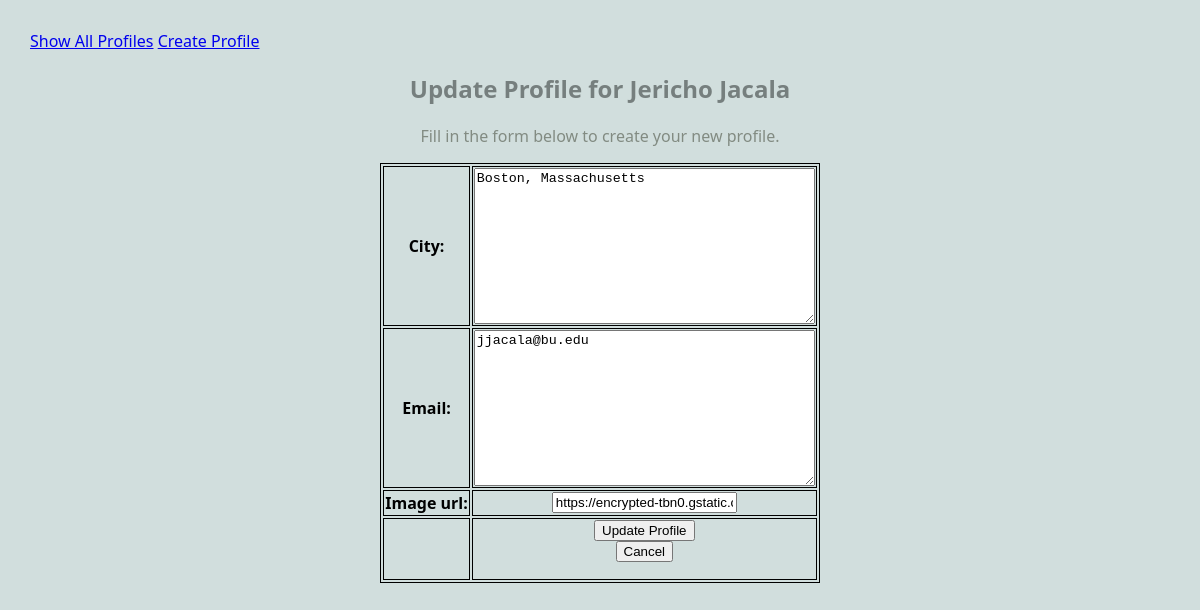
Page /mini_fb/profile/1/update on the earlier database version.
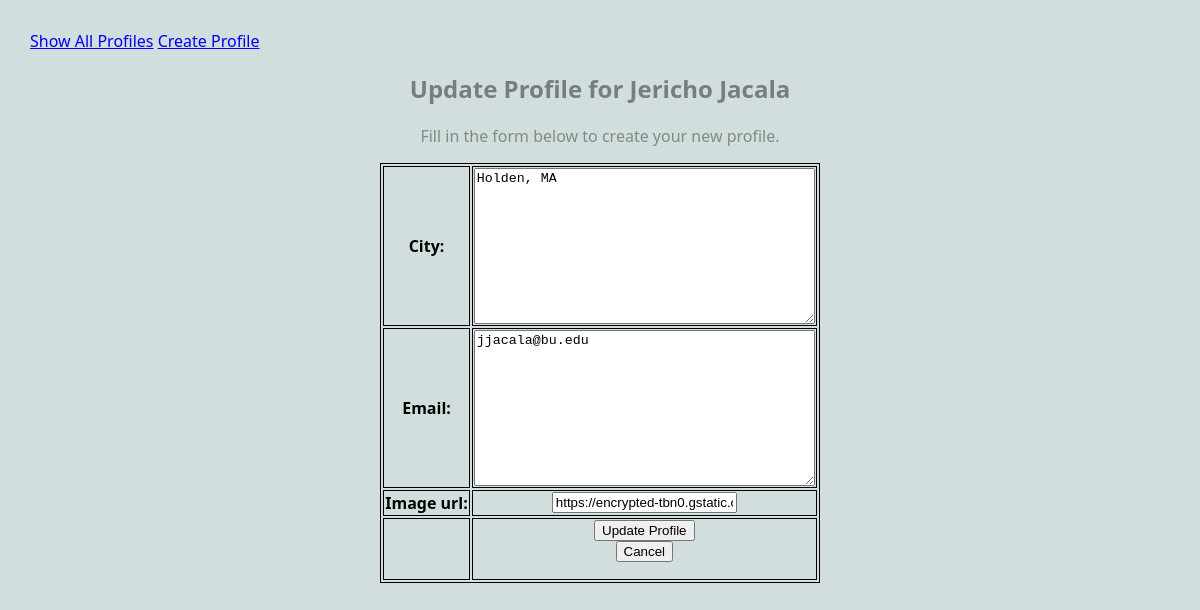
Same page on the later database version.
### mini_fb/models.py (models this page shows, shortened)
class Profile(models.Model):
    firstname = models.TextField(blank=False)
    lastname = models.TextField(blank=False)
    city = models.TextField(blank=False)
    email = models.TextField(blank=False)
    image_url = models.URLField(blank=True)

### mini_fb/views.py (the view, shortened to what this page needs)
# urls.py: path(r'profile/<int:pk>/update',views.UpdateProfileView.as_view(),name="update_profile"),
class UpdateProfileView(UpdateView):
    model = Profile
    form_class = UpdateProfileForm
    template_name = 'mini_fb/update_profile_form.html'

### mini_fb/forms.py
class UpdateProfileForm(forms.ModelForm):
    class Meta:
        model = Profile
        fields = ['city','email','image_url'] #the fields the form must specify

### mini_fb/templates/mini_fb/update_profile_form.html (shortened to what this page needs)
{% extends 'mini_fb/base.html' %}
{% block content %}
<h2>Update Profile for {{profile.firstname}} {{profile.lastname}}</h2>
<p>
    Fill in the form below to create your new profile.
</p>
<form method="POST">
    <table>
        {{form.as_table}}
        <tr>
            <td></td>
            <td><input type="submit" name="submit", value="Update Profile">
        </form>
        <form action="{% url 'show_profile_page' profile.pk %}">
            <input type="submit" name="Cancel", value="Cancel">
            </form>
{% endblock %}

### mini_fb/templates/mini_fb/base.html (shortened to what this page needs)
{% load static %}
<html>
    <head>
        <link rel="stylesheet" href="{% static 'styles-blog.css' %}">
    </head>
    <body>
        <nav>
            <li>
                <li><a href="{% url 'show_all_profiles' %}">Show All Profiles</a></li>
                <li><a href="{% url 'create_profile' %}">Create Profile</a></li>
            </li>
        </nav>
        {% block content %}{% endblock %}
    </body>
</html>

### static/styles-blog.css (style rules this page uses)
body { margin: 30px; background: #d1dedd; font-family:'Segoe UI', Tahoma, Geneva, Verdana, sans-serif; }
ul, li { padding: 0px; list-style-type: none; }
h1, h2, h3,h4 { color: #767f7e; text-align: center; }
p { color: #828b82; text-align: center; }
nav li { display: inline; }
table, th, td { margin: auto; text-align: center; border: 1px solid black; }

Differences in the rows shown:
changed Profile "Jericho": city "Boston, Massachusetts" → "Holden, MA"
